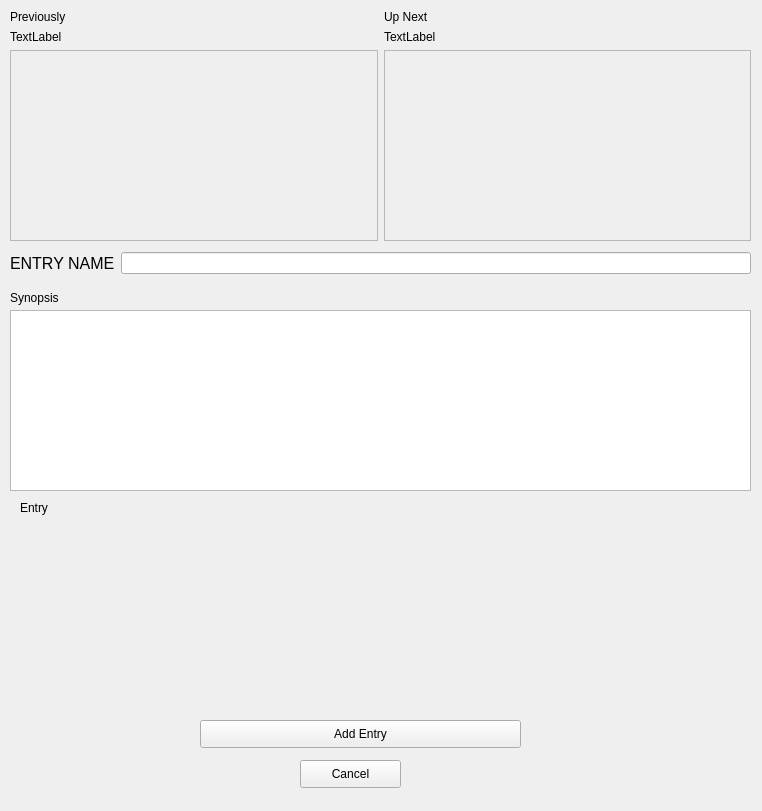
<?xml version="1.0" encoding="UTF-8"?>
<ui version="4.0">
 <class>Form</class>
 <widget class="QWidget" name="Form">
  <property name="geometry">
   <rect>
    <x>0</x>
    <y>0</y>
    <width>762</width>
    <height>811</height>
   </rect>
  </property>
  <property name="windowTitle">
   <string>Form</string>
  </property>
  <widget class="QLabel" name="label">
   <property name="geometry">
    <rect>
     <x>20</x>
     <y>500</y>
     <width>55</width>
     <height>16</height>
    </rect>
   </property>
   <property name="text">
    <string>Entry</string>
   </property>
  </widget>
  <widget class="QPlainTextEdit" name="synopsisTextEdit">
   <property name="geometry">
    <rect>
     <x>10</x>
     <y>310</y>
     <width>741</width>
     <height>181</height>
    </rect>
   </property>
  </widget>
  <widget class="QWidget" name="gridLayoutWidget">
   <property name="geometry">
    <rect>
     <x>10</x>
     <y>10</y>
     <width>741</width>
     <height>231</height>
    </rect>
   </property>
   <layout class="QGridLayout" name="gridLayout">
    <item row="0" column="1">
     <widget class="QLabel" name="label_4">
      <property name="text">
       <string>Up Next</string>
      </property>
     </widget>
    </item>
    <item row="0" column="0">
     <widget class="QLabel" name="label_3">
      <property name="text">
       <string>Previously</string>
      </property>
     </widget>
    </item>
    <item row="2" column="0">
     <widget class="QPlainTextEdit" name="prevTextEdit">
      <property name="enabled">
       <bool>false</bool>
      </property>
     </widget>
    </item>
    <item row="2" column="1">
     <widget class="QPlainTextEdit" name="nextTextEdit">
      <property name="enabled">
       <bool>false</bool>
      </property>
     </widget>
    </item>
    <item row="1" column="0">
     <widget class="QLabel" name="prevNameLabel">
      <property name="text">
       <string>TextLabel</string>
      </property>
     </widget>
    </item>
    <item row="1" column="1">
     <widget class="QLabel" name="nextNameLabel">
      <property name="text">
       <string>TextLabel</string>
      </property>
     </widget>
    </item>
   </layout>
  </widget>
  <widget class="QLabel" name="label_2">
   <property name="geometry">
    <rect>
     <x>10</x>
     <y>290</y>
     <width>51</width>
     <height>16</height>
    </rect>
   </property>
   <property name="text">
    <string>Synopsis</string>
   </property>
  </widget>
  <widget class="QPushButton" name="addEntryBtn">
   <property name="geometry">
    <rect>
     <x>200</x>
     <y>720</y>
     <width>321</width>
     <height>28</height>
    </rect>
   </property>
   <property name="text">
    <string>Add Entry</string>
   </property>
  </widget>
  <widget class="QPushButton" name="cancelBtn">
   <property name="geometry">
    <rect>
     <x>300</x>
     <y>760</y>
     <width>101</width>
     <height>28</height>
    </rect>
   </property>
   <property name="text">
    <string>Cancel</string>
   </property>
  </widget>
  <widget class="QWidget" name="verticalLayoutWidget">
   <property name="geometry">
    <rect>
     <x>19</x>
     <y>529</y>
     <width>731</width>
     <height>181</height>
    </rect>
   </property>
   <layout class="QVBoxLayout" name="tabHolder"/>
  </widget>
  <widget class="QWidget" name="horizontalLayoutWidget">
   <property name="geometry">
    <rect>
     <x>10</x>
     <y>250</y>
     <width>741</width>
     <height>26</height>
    </rect>
   </property>
   <layout class="QHBoxLayout" name="horizontalLayout">
    <item>
     <widget class="QLabel" name="label_5">
      <property name="font">
       <font>
        <pointsize>12</pointsize>
       </font>
      </property>
      <property name="text">
       <string>ENTRY NAME</string>
      </property>
     </widget>
    </item>
    <item>
     <widget class="QLineEdit" name="nameLineEdit"/>
    </item>
   </layout>
  </widget>
 </widget>
 <resources/>
 <connections/>
</ui>
